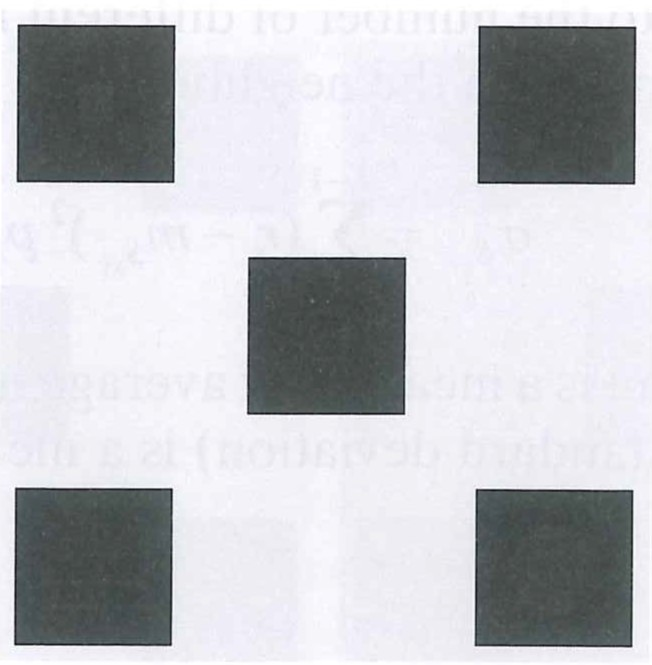
#> input picture HW3_2/hidden object.jpg, 652 x 665 px
$ python q1.py
#> lines starting #> are read from the running program, lines starting #| are printed output that depends on the picture; after the words box and inside, x2 and y2 are one past the last pixel; in counts of white or black regions, pixels touching at a corner belong together
# q1_show_matlab_equiv.py
# 等價重現 MATLAB：Global HE -> Local enhancement(3x3, k0..k3, c)
# 顯示三張二合一圖：Original / Equalization / Local Enhancement

import sys
from pathlib import Path
import numpy as np
import matplotlib.pyplot as plt
import cv2

# ---------- 讀檔（支援 'hidden_object.jpg' 或 'hidden object.jpg' 或 .tif） ----------
def resolve_input():
    if len(sys.argv) > 1:
        p = Path(sys.argv[1])
    else:
        # 常見三種命名
        cand = [
            Path("hidden_object.jpg"),
            Path("hidden object.jpg"),
            Path("hidden_object.tif"),
            Path("hidden object.tif"),
        ]
        p = next((c for c in cand if c.exists()), None)
        if p is None:
            p = Path(__file__).resolve().parent / "hidden object.jpg"
    if not p.exists():
        alt = p.with_suffix(".tif")
        if alt.exists(): p = alt
    if not p.exists():
        raise FileNotFoundError(f"找不到影像：{p}\n用法：python3 q1_show_matlab_equiv.py 'hidden_object.jpg'")
    return p

# ---------- 工具：直方圖（機率） ----------
def hist_prob(img_u8):
    h, _ = np.histogram(img_u8.ravel(), bins=256, range=(0, 255))
#> h = 256 values, max 41693 at index 241, min 0 at index 0, mean 1693.7
    return h / max(h.sum(), 1)

def show_pair(img_u8, title_img, title_hist):
    fig, axs = plt.subplots(1, 2, figsize=(10, 4))
    axs[0].imshow(img_u8, cmap='gray', vmin=0, vmax=255)
    axs[0].set_title(title_img); axs[0].axis('off')
    p = hist_prob(img_u8)
#> p = 256 values, max 0.0962 at index 241, min 0 at index 0, mean 0.00391
    axs[1].bar(np.arange(256), p, width=1.0)
    axs[1].set_xlim(0, 255)
    axs[1].set_xlabel('Gray level'); axs[1].set_ylabel('Probability')
    axs[1].set_title(title_hist)
    fig.tight_layout()
    plt.show()
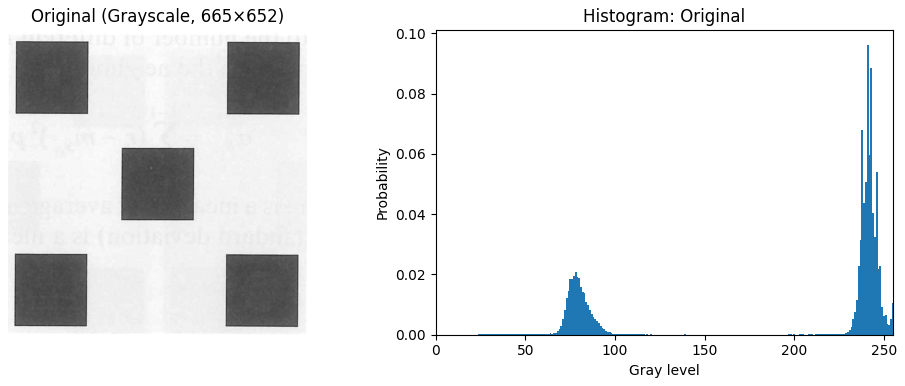
#> figure drawn by matplotlib, 2 panels; panel 2: tallest bar 0.0962 high, from x = 240.5 to 241.5

# ---------- 全域直方圖等化（照 MATLAB 思路手寫 CDF） ----------
def global_hist_equalize(img_u8):
    hist, _ = np.histogram(img_u8.flatten(), 256, [0, 256])
#> hist has the same summary as h in hist_prob
    cdf = hist.cumsum()
#> cdf = 256 values from 0 to 433580
    cdf_masked = np.ma.masked_equal(cdf, 0)
    cdf_scaled = (cdf_masked - cdf_masked.min()) * 255 / (cdf_masked.max() - cdf_masked.min())
    lut = np.ma.filled(cdf_scaled, 0).astype('uint8')
#> lut = 256 values from 0 to 255
    return lut[img_u8]
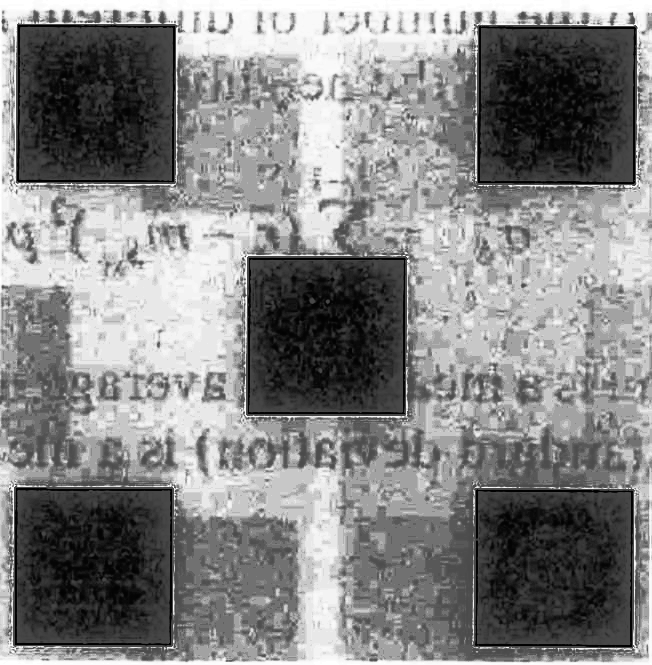
#> returned value: shape (665, 652); min 0, max 255, mean 132.5

def main():
    in_path = resolve_input()
    # 讀 jpg/tif 為灰階
    img = cv2.imread(str(in_path), cv2.IMREAD_GRAYSCALE)
    if img is None:
        raise RuntimeError("cv2.imread 讀檔失敗，請確認檔名/副檔名")

    # 尺寸對齊 MATLAB：665×652（注意 OpenCV resize 是 (width,height)）
    H, W = 665, 652
    img = cv2.resize(img, (W, H), interpolation=cv2.INTER_AREA)

    # (1) 原圖 + 直方圖
    show_pair(img, "Original (Grayscale, 665×652)", "Histogram: Original")

    # (2) Global Histogram Equalization（直方圖統計法）
    img_eq = global_hist_equalize(img)
    show_pair(img_eq, "Image after Histogram Equalization", "Histogram: Equalization")
#> call 2 of show_pair, with title_img = 'Image after Histogram Equalization', title_hist = 'Histogram: Equalization'
#> in show_pair (call 2), `p = hist_prob(img_u8)`: p = 256 values, max 0.0962 at index 162, min 0 at index 6, mean 0.00391
#> in show_pair (call 2), `plt.show()`:
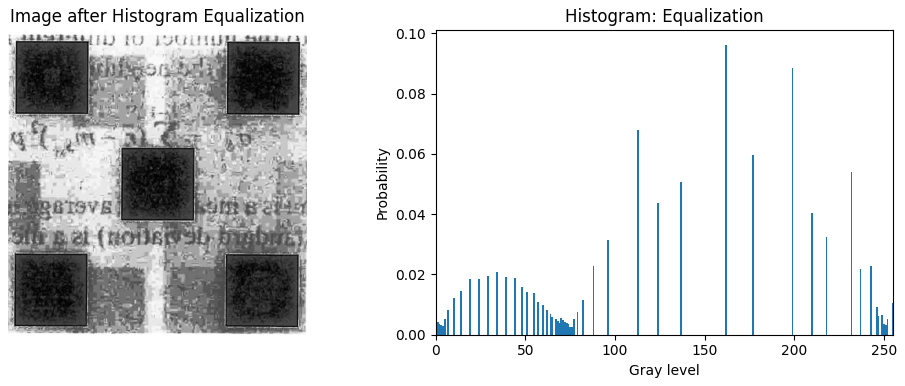
#> figure drawn by matplotlib, 2 panels; panel 2: tallest bar 0.0962 high, from x = 161.5 to 162.5

    # (3) Local Enhancement（3×3 視窗之局部統計，對齊 MATLAB 參數）
    # 參數（與 MATLAB 一致）
    k0, k1 = 0.0, 0.25
    k2, k3 = 0.0, 1.0
    c_gain  = 3.0

    # 全域 μ、σ：用「等化後」影像（與 MATLAB 一致）
    g = img_eq.astype(np.float32)
    mG = g.mean()
#> mG = 132.5
    sG = g.std() + 1e-12
#> sG = 75.25

    # 3×3 區域均值與標準差（用 box blur/blur 計算）
    g32 = g.astype(np.float32)
    mL  = cv2.blur(g32, (3, 3))                      # E[x]
    m2L = cv2.blur(g32 * g32, (3, 3))                # E[x^2]
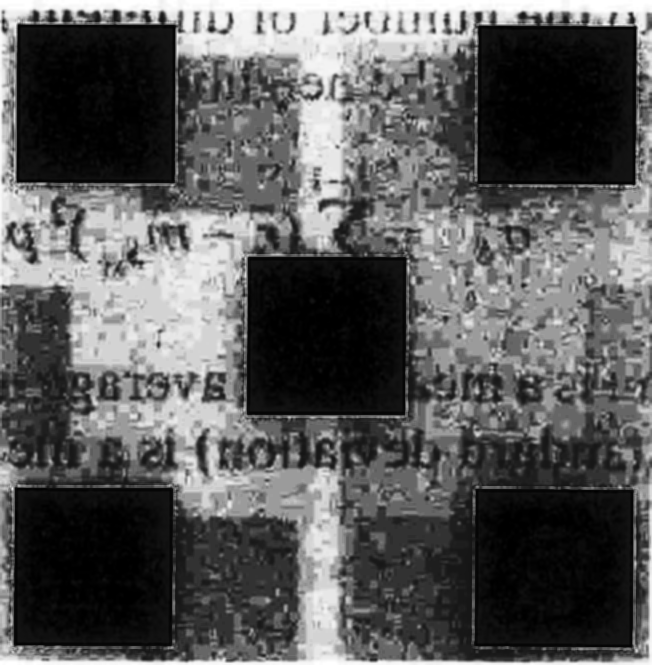
#> m2L: shape (665, 652) float32; min 4, max 65025, mean 23206.7; drawn with min black and max white
    sL  = cv2.sqrt(cv2.max(m2L - mL * mL, 0))        # sqrt(Var)

    # 條件：k0*mG ≤ mL ≤ k1*mG 且 k2*sG ≤ sL ≤ k3*sG
    mask = (mL >= k0 * mG) & (mL <= k1 * mG) & (sL >= k2 * sG) & (sL <= k3 * sG)
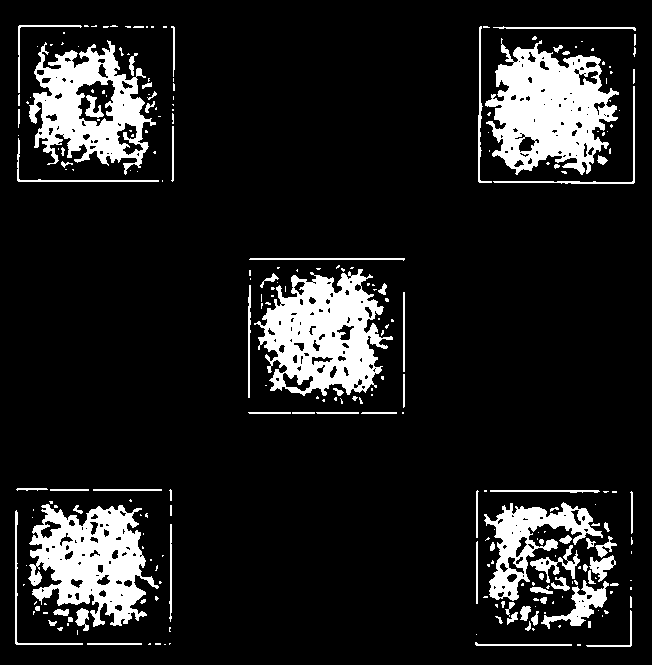
#> mask: shape (665, 652) bool; 12% white; 251 white regions (164 under 20 px), largest, box (x1, y1, x2, y2) and area: (485, 38, 619, 175) 10642, (254, 269, 393, 396) 9997, (28, 504, 159, 627) 8791

    # 乘上增益 c（並截斷到 0..255）
    out = img_eq.copy().astype(np.float32)
    out[mask] = np.clip(c_gain * out[mask], 0, 255)
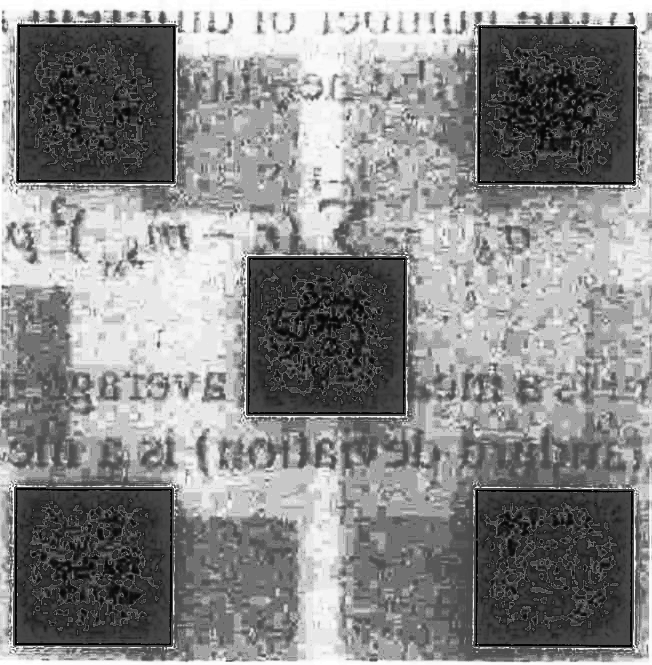
#> out: shape (665, 652) float32; min 0, max 255, mean 136.6
    out = out.astype(np.uint8)

    show_pair(out, f"Local Enhancement (3×3, k0={k0},k1={k1},k2={k2},k3={k3}, c={c_gain})",
              "Histogram: Local Enhancement")
#> call 3 of show_pair, with title_hist = 'Histogram: Local Enhancement'
#> in show_pair (call 3), `p = hist_prob(img_u8)`: p = 256 values, max 0.0962 at index 162, min 0 at index 5, mean 0.00391
#> in show_pair (call 3), `plt.show()`:
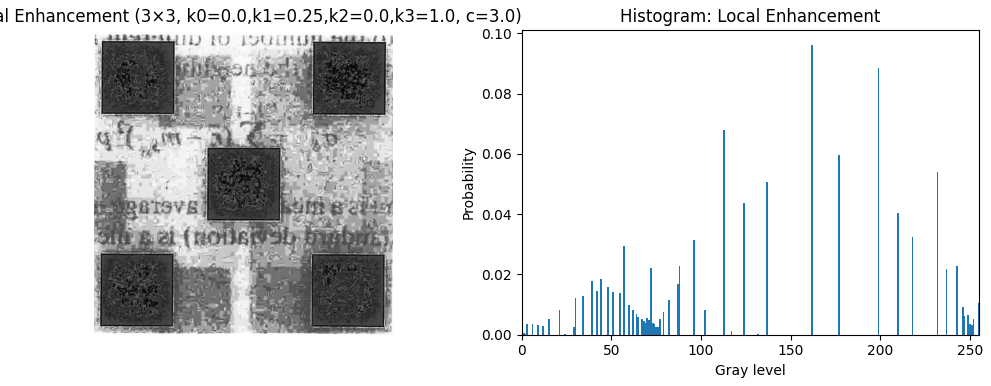
#> figure drawn by matplotlib, 2 panels; panel 2: tallest bar 0.0962 high, from x = 161.5 to 162.5

if __name__ == "__main__":
    main()
